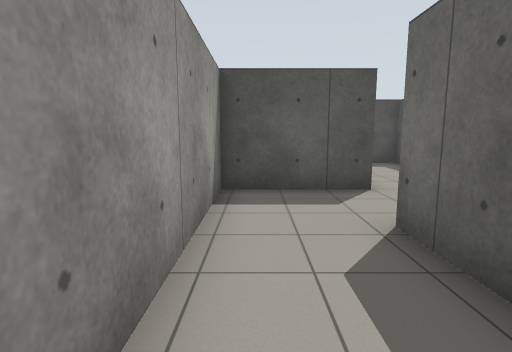
view 1 (above)

20 first-person views from a walk through a robot-simulator world made for Gazebo. The camera is 1.2 m above the floor, tilts 8° down and sees 80° across. The floor is counted in squares, 1 m on a side. Each view is taken from the middle of a square. On the plan, view 1 faces up. The plan holds only what a view shows up to about 13 squares ahead; the rest is blank.

view 2
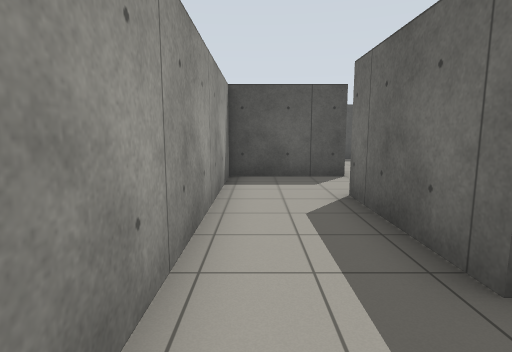

view 3
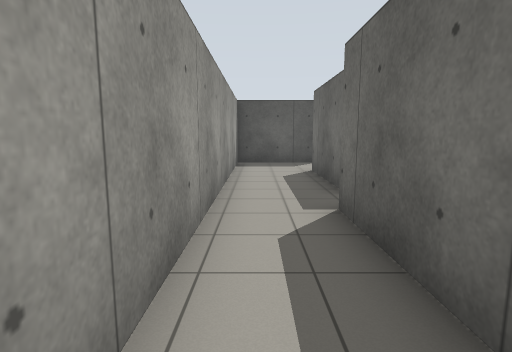

view 4
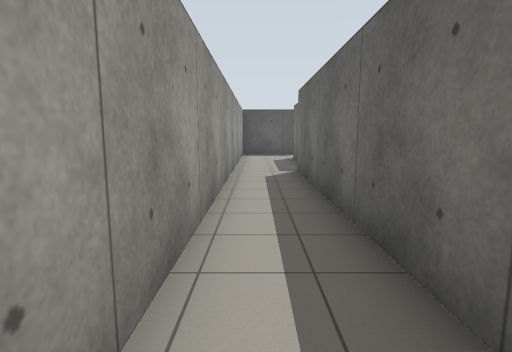

view 5
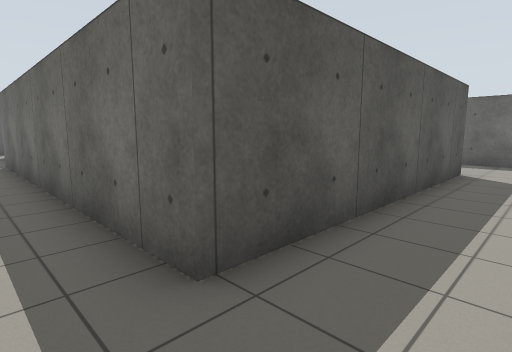

view 6
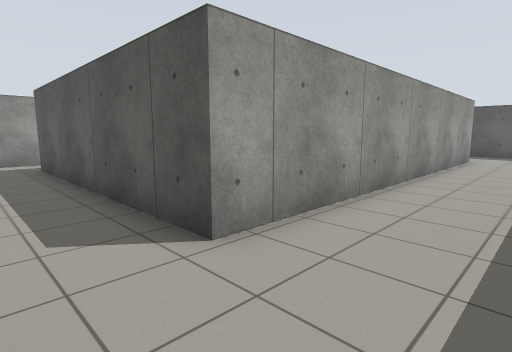

view 7
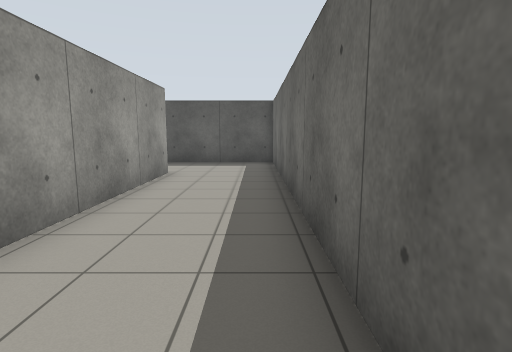

view 8
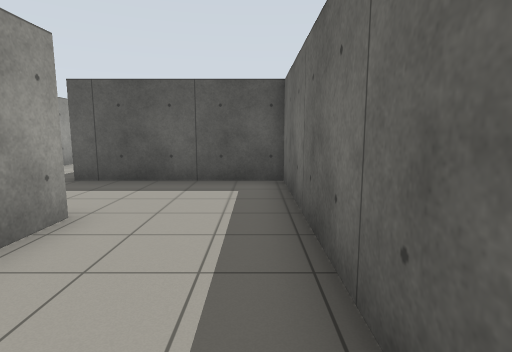

view 9
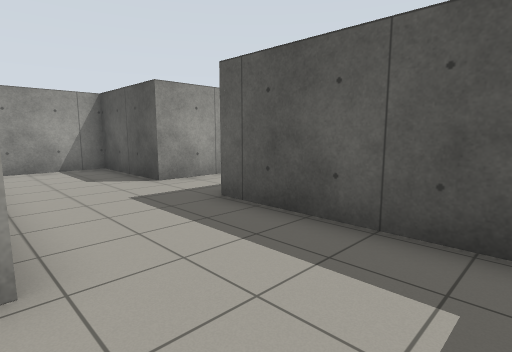

view 10
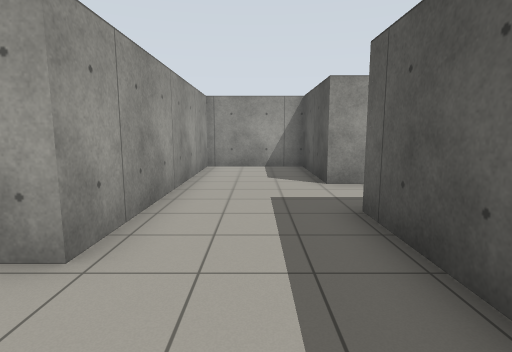

view 11
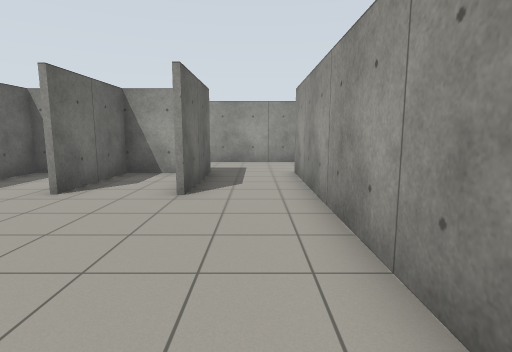

view 12
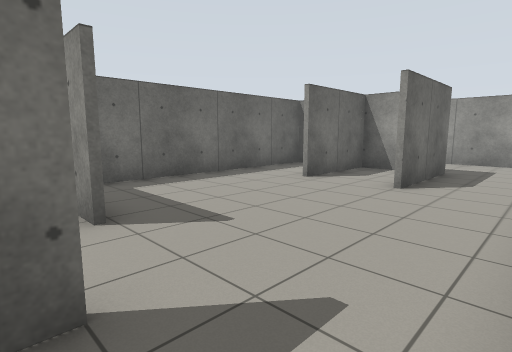

view 13
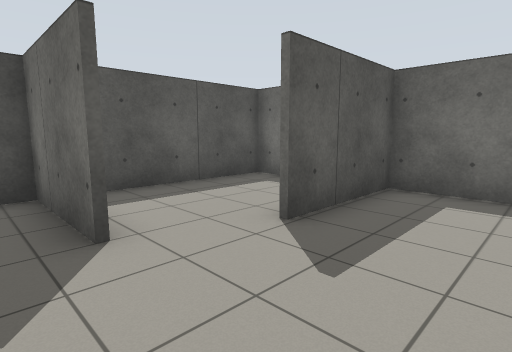

view 14
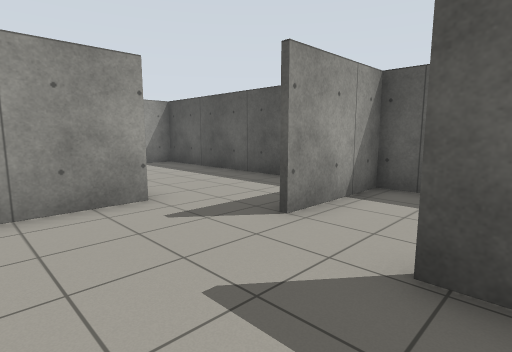

view 15
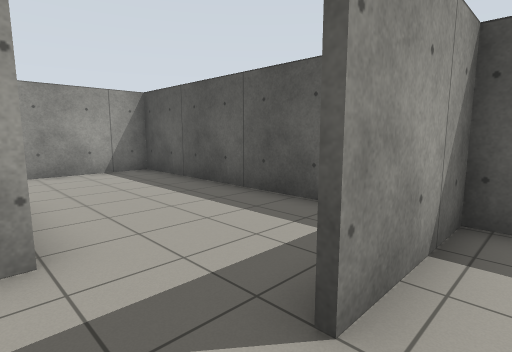

view 16
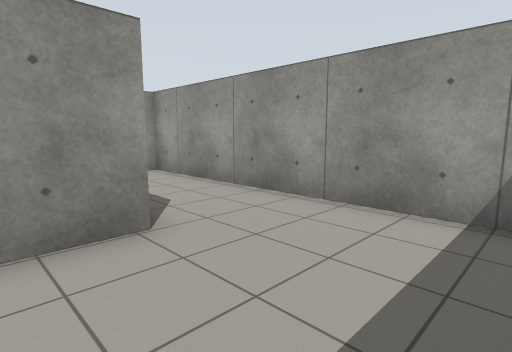

view 17
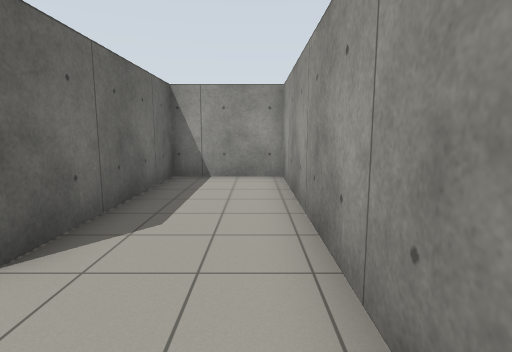

view 18
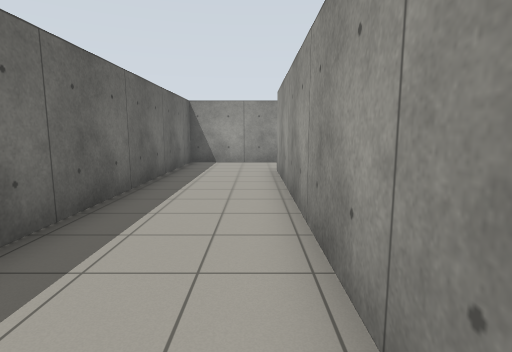

view 19
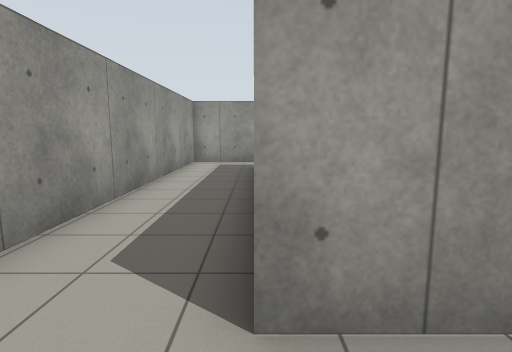

view 20
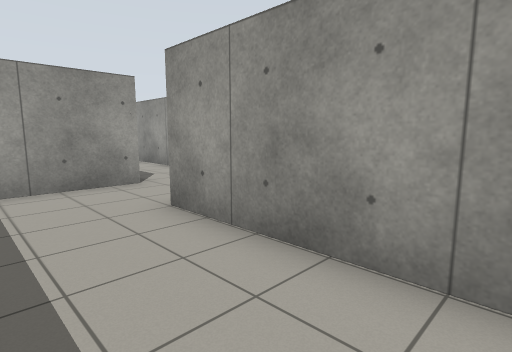

### Floor plan
Points are (right, up) in squares from view 1. A wall is a line through its corners. A room is listed if a view was taken in it or the views show most of it. See-through windows are left out.
Room 1 (view 1)
walls: (1.8, 0) (1.8, 3.8); (-0.7, 5.9) (-0.7, -0.6); (2.5, 6.4) (-0.7, 6.4)
ways out: opening at (0, 0) to room 2; opening at (2, 5) to room 5
Room 2 (views 2, 3, 4, 5, 6, 7, 8, 9, 10, 18, 19)
walls: (13.8, 3.6) (8.4, 3.6) (8.4, 7.2); (-0.7, -0.6) (-0.7, -10.3); (-0.7, -12.6) (-0.7, -15.6) (13.7, -15.6) (13.7, 4.1); (5.8, 7.6) (5.8, 3.6) (2, 3.6) (2, 0.2) (10.3, 0.2) (10.3, -13) (1.3, -13) (1.3, -1.3)
ways out: opening at (0, 0) to room 1; opening at (7, 8) to room 4
Room 3 (views 11, 12, 16, 17)
walls: (6, 16.6) (-0.7, 16.6) (-0.7, 5.9); (8, 13.4) (8, 16.6); (-0.9, 6.6) (2.3, 6.6) (2.3, 12.4) (3.9, 12.4)
ways out: opening at (7, 13) to room 4
Room 4 (views 13, 14, 15)
walls: (10.1, 12.8) (11, 12.8); (5.8, 12.5) (5.8, 7.6); (8.2, 16.6) (8.2, 13.4); (13.7, 15.6) (13.7, 16.6) (7.5, 16.6); (9.4, 3.8) (10.9, 3.8) (10.9, 7.1); (13.7, 4.1) (13.7, 12.6) (10.1, 12.6); (13.2, 3.8) (13.7, 3.8)
ways out: opening at (7, 8) to room 2; opening at (7, 13) to room 3
Room 5 (view 20)
walls: (2.5, 10.9) (2.5, 6.4); (5.7, 12.3) (4.6, 12.3); (1.8, 3.8) (4.5, 3.8)
ways out: opening at (2, 5) to room 1

Positions as (right, up) in squares from view 1, and headings:
1: (0, 0), facing up
2: (0, -2), facing up
3: (0, -6), facing up
4: (0, -11), facing up
5: (0, -15), facing up-right
6: (13, -15), facing up-left
7: (13, -9), facing up
8: (13, -4), facing up
9: (13, 0), facing up-left
10: (13, 2), facing left
11: (7, 13), facing down
12: (6, 14), facing down-right
13: (7, 10), facing up-right
14: (11, 10), facing up-left
15: (9, 12), facing up-left
16: (4, 16), facing down-left
17: (0, 15), facing down
18: (11, -3), facing down
19: (12, -13), facing left
20: (5, 11), facing down-left
